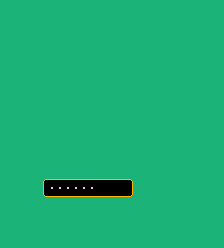

Tiled map render using the project's own tile images. Description and the whole map definition, tile-layer contents included, below:
An orthogonal 28x31 tile map with 8x8 px tiles, 2 tile layers (walls, items) and 1 object (pacman).

<map version="1.0" orientation="orthogonal" renderorder="right-up" width="28" height="31" tilewidth="8" tileheight="8" backgroundcolor="#2a2a2a" nextobjectid="16">
 <tileset firstgid="1" name="pacman-tileset" tilewidth="8" tileheight="8" tilecount="56">
  <image source="../___/pacman-tileset.png" width="112" height="32" />
 </tileset>
 <layer name="walls" width="28" height="31">
  <data encoding="csv">
14,14,14,14,14,14,14,14,14,14,14,14,14,14,14,14,14,14,14,14,14,14,14,14,14,14,14,14,
14,14,14,14,14,14,14,14,14,14,14,14,14,14,14,14,14,14,14,14,14,14,14,14,14,14,14,14,
14,14,14,14,14,14,14,14,14,14,14,14,14,14,14,14,14,14,14,14,14,14,14,14,14,14,14,14,
14,14,14,14,14,14,14,14,14,14,14,14,14,14,14,14,14,14,14,14,14,14,14,14,14,14,14,14,
14,14,14,14,14,14,14,14,14,14,14,14,14,14,14,14,14,14,14,14,14,14,14,14,14,14,14,14,
14,14,14,14,14,14,14,14,14,14,14,14,14,14,14,14,14,14,14,14,14,14,14,14,14,14,14,14,
14,14,14,14,14,14,14,14,14,14,14,14,14,14,14,14,14,14,14,14,14,14,14,14,14,14,14,14,
14,14,14,14,14,14,14,14,14,14,14,14,14,14,14,14,14,14,14,14,14,14,14,14,14,14,14,14,
14,14,14,14,14,14,14,14,14,14,14,14,14,14,14,14,14,14,14,14,14,14,14,14,14,14,14,14,
14,14,14,14,14,14,14,14,14,14,14,14,14,14,14,14,14,14,14,14,14,14,14,14,14,14,14,14,
14,14,14,14,14,14,14,14,14,14,14,14,14,14,14,14,14,14,14,14,14,14,14,14,14,14,14,14,
14,14,14,14,14,14,14,14,14,14,14,14,14,14,14,14,14,14,14,14,14,14,14,14,14,14,14,14,
14,14,14,14,14,14,14,14,14,14,14,14,14,14,14,14,14,14,14,14,14,14,14,14,14,14,14,14,
14,14,14,14,14,14,14,14,14,14,14,14,14,14,14,14,14,14,14,14,14,14,14,14,14,14,14,14,
14,14,14,14,14,14,14,14,14,14,14,14,14,14,14,14,14,14,14,14,14,14,14,14,14,14,14,14,
14,14,14,14,14,14,14,14,14,14,14,14,14,14,14,14,14,14,14,14,14,14,14,14,14,14,14,14,
14,14,14,14,14,14,14,14,14,14,14,14,14,14,14,14,14,14,14,14,14,14,14,14,14,14,14,14,
14,14,14,14,14,14,14,14,14,14,14,14,14,14,14,14,14,14,14,14,14,14,14,14,14,14,14,14,
14,14,14,14,14,14,14,14,14,14,14,14,14,14,14,14,14,14,14,14,14,14,14,14,14,14,14,14,
14,14,14,14,14,14,14,14,14,14,14,14,14,14,14,14,14,14,14,14,14,14,14,14,14,14,14,14,
14,14,14,14,14,14,14,14,14,14,14,14,14,14,14,14,14,14,14,14,14,14,14,14,14,14,14,14,
14,14,14,14,14,14,14,14,14,14,14,14,14,14,14,14,14,14,14,14,14,14,14,14,14,14,14,14,
14,14,14,14,14,7,17,17,17,17,17,17,17,17,17,17,8,14,14,14,14,14,14,14,14,14,14,14,
14,14,14,14,14,4,13,13,13,13,13,13,13,13,13,13,3,14,14,14,14,14,14,14,14,14,14,14,
14,14,14,14,14,21,18,18,18,18,18,18,18,18,18,18,22,14,14,14,14,14,14,14,14,14,14,14,
14,14,14,14,14,14,14,14,14,14,14,14,14,14,14,14,14,14,14,14,14,14,14,14,14,14,14,14,
14,14,14,14,14,14,14,14,14,14,14,14,14,14,14,14,14,14,14,14,14,14,14,14,14,14,14,14,
14,14,14,14,14,14,14,14,14,14,14,14,14,14,14,14,14,14,14,14,14,14,14,14,14,14,14,14,
14,14,14,14,14,14,14,14,14,14,14,14,14,14,14,14,14,14,14,14,14,14,14,14,14,14,14,14,
14,14,14,14,14,14,14,14,14,14,14,14,14,14,14,14,14,14,14,14,14,14,14,14,14,14,14,14,
14,14,14,14,14,14,14,14,14,14,14,14,14,14,14,14,14,14,14,14,14,14,14,14,14,14,14,14
</data>
 </layer>
 <layer name="items" width="28" height="31">
  <data encoding="csv">
0,0,0,0,0,0,0,0,0,0,0,0,0,0,0,0,0,0,0,0,0,0,0,0,0,0,0,0,
0,0,0,0,0,0,0,0,0,0,0,0,0,0,0,0,0,0,0,0,0,0,0,0,0,0,0,0,
0,0,0,0,0,0,0,0,0,0,0,0,0,0,0,0,0,0,0,0,0,0,0,0,0,0,0,0,
0,0,0,0,0,0,0,0,0,0,0,0,0,0,0,0,0,0,0,0,0,0,0,0,0,0,0,0,
0,0,0,0,0,0,0,0,0,0,0,0,0,0,0,0,0,0,0,0,0,0,0,0,0,0,0,0,
0,0,0,0,0,0,0,0,0,0,0,0,0,0,0,0,0,0,0,0,0,0,0,0,0,0,0,0,
0,0,0,0,0,0,0,0,0,0,0,0,0,0,0,0,0,0,0,0,0,0,0,0,0,0,0,0,
0,0,0,0,0,0,0,0,0,0,0,0,0,0,0,0,0,0,0,0,0,0,0,0,0,0,0,0,
0,0,0,0,0,0,0,0,0,0,0,0,0,0,0,0,0,0,0,0,0,0,0,0,0,0,0,0,
0,0,0,0,0,0,0,0,0,0,0,0,0,0,0,0,0,0,0,0,0,0,0,0,0,0,0,0,
0,0,0,0,0,0,0,0,0,0,0,0,0,0,0,0,0,0,0,0,0,0,0,0,0,0,0,0,
0,0,0,0,0,0,0,0,0,0,0,0,0,0,0,0,0,0,0,0,0,0,0,0,0,0,0,0,
0,0,0,0,0,0,0,0,0,0,0,0,0,0,0,0,0,0,0,0,0,0,0,0,0,0,0,0,
0,0,0,0,0,0,0,0,0,0,0,0,0,0,0,0,0,0,0,0,0,0,0,0,0,0,0,0,
0,0,0,0,0,0,0,0,0,0,0,0,0,0,0,0,0,0,0,0,0,0,0,0,0,0,0,0,
0,0,0,0,0,0,0,0,0,0,0,0,0,0,0,0,0,0,0,0,0,0,0,0,0,0,0,0,
0,0,0,0,0,0,0,0,0,0,0,0,0,0,0,0,0,0,0,0,0,0,0,0,0,0,0,0,
0,0,0,0,0,0,0,0,0,0,0,0,0,0,0,0,0,0,0,0,0,0,0,0,0,0,0,0,
0,0,0,0,0,0,0,0,0,0,0,0,0,0,0,0,0,0,0,0,0,0,0,0,0,0,0,0,
0,0,0,0,0,0,0,0,0,0,0,0,0,0,0,0,0,0,0,0,0,0,0,0,0,0,0,0,
0,0,0,0,0,0,0,0,0,0,0,0,0,0,0,0,0,0,0,0,0,0,0,0,0,0,0,0,
0,0,0,0,0,0,0,0,0,0,0,0,0,0,0,0,0,0,0,0,0,0,0,0,0,0,0,0,
0,0,0,0,0,0,0,0,0,0,0,0,0,0,0,0,0,0,0,0,0,0,0,0,0,0,0,0,
0,0,0,0,0,0,55,55,55,55,55,55,0,0,0,0,0,0,0,0,0,0,0,0,0,0,0,0,
0,0,0,0,0,0,0,0,0,0,0,0,0,0,0,0,0,0,0,0,0,0,0,0,0,0,0,0,
0,0,0,0,0,0,0,0,0,0,0,0,0,0,0,0,0,0,0,0,0,0,0,0,0,0,0,0,
0,0,0,0,0,0,0,0,0,0,0,0,0,0,0,0,0,0,0,0,0,0,0,0,0,0,0,0,
0,0,0,0,0,0,0,0,0,0,0,0,0,0,0,0,0,0,0,0,0,0,0,0,0,0,0,0,
0,0,0,0,0,0,0,0,0,0,0,0,0,0,0,0,0,0,0,0,0,0,0,0,0,0,0,0,
0,0,0,0,0,0,0,0,0,0,0,0,0,0,0,0,0,0,0,0,0,0,0,0,0,0,0,0,
0,0,0,0,0,0,0,0,0,0,0,0,0,0,0,0,0,0,0,0,0,0,0,0,0,0,0,0
</data>
 </layer>
 <objectgroup name="objects">
  <object id="1" type="pacman" x="104" y="180" width="16" height="16" />
 </objectgroup>
</map>
